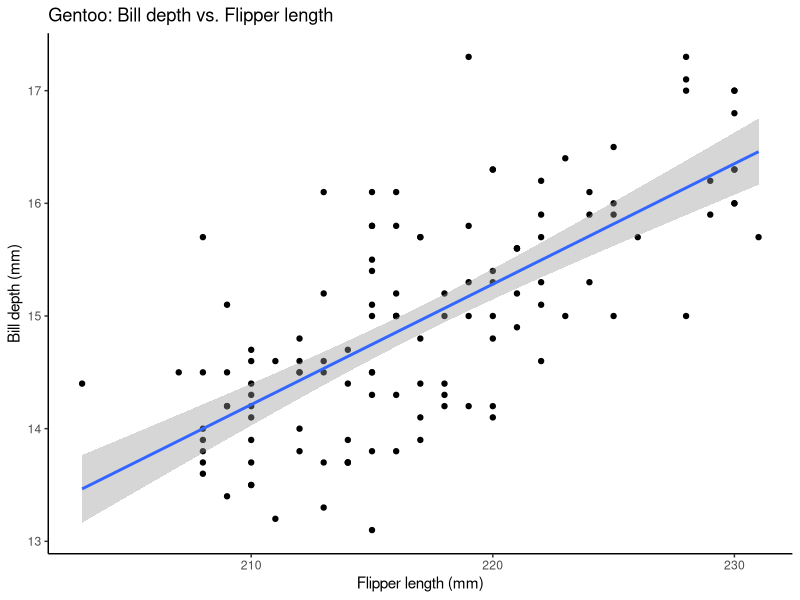

Write the R code that produced this figure.
################################################################################
# 5.1
################################################################################
# Load required packages
library(tidyverse)
library(palmerpenguins)

# 1. Filter only Gentoo penguins
gentoo <- penguins %>%
  filter(species == "Gentoo")

# 2. Build the linear model: bill_depth ~ flipper_length
lm_gentoo_flipper <- lm(bill_depth_mm ~ flipper_length_mm, data = gentoo)

# 3. View model summary (coefficients, p-values, R-squared, etc.)
summary(lm_gentoo_flipper)

# 4. Plot the data and the fitted regression line
ggplot(data = gentoo, aes(x = flipper_length_mm, y = bill_depth_mm)) +
  geom_point() +
  geom_smooth(method = "lm", se = TRUE) +
  labs(title = "Gentoo: Bill depth vs. Flipper length", 
       x = "Flipper length (mm)", 
       y = "Bill depth (mm)") +
  theme_classic()

# 5. Compare to the earlier model using bill_length_mm as predictor:
lm_gentoo_bill <- lm(bill_depth_mm ~ bill_length_mm, data = gentoo)
summary(lm_gentoo_bill)
# Flipper length seems to be a better predictor of bill depth, as the R2 value
### slightly higher for that model than for the one using bill length as a
### predictor.
